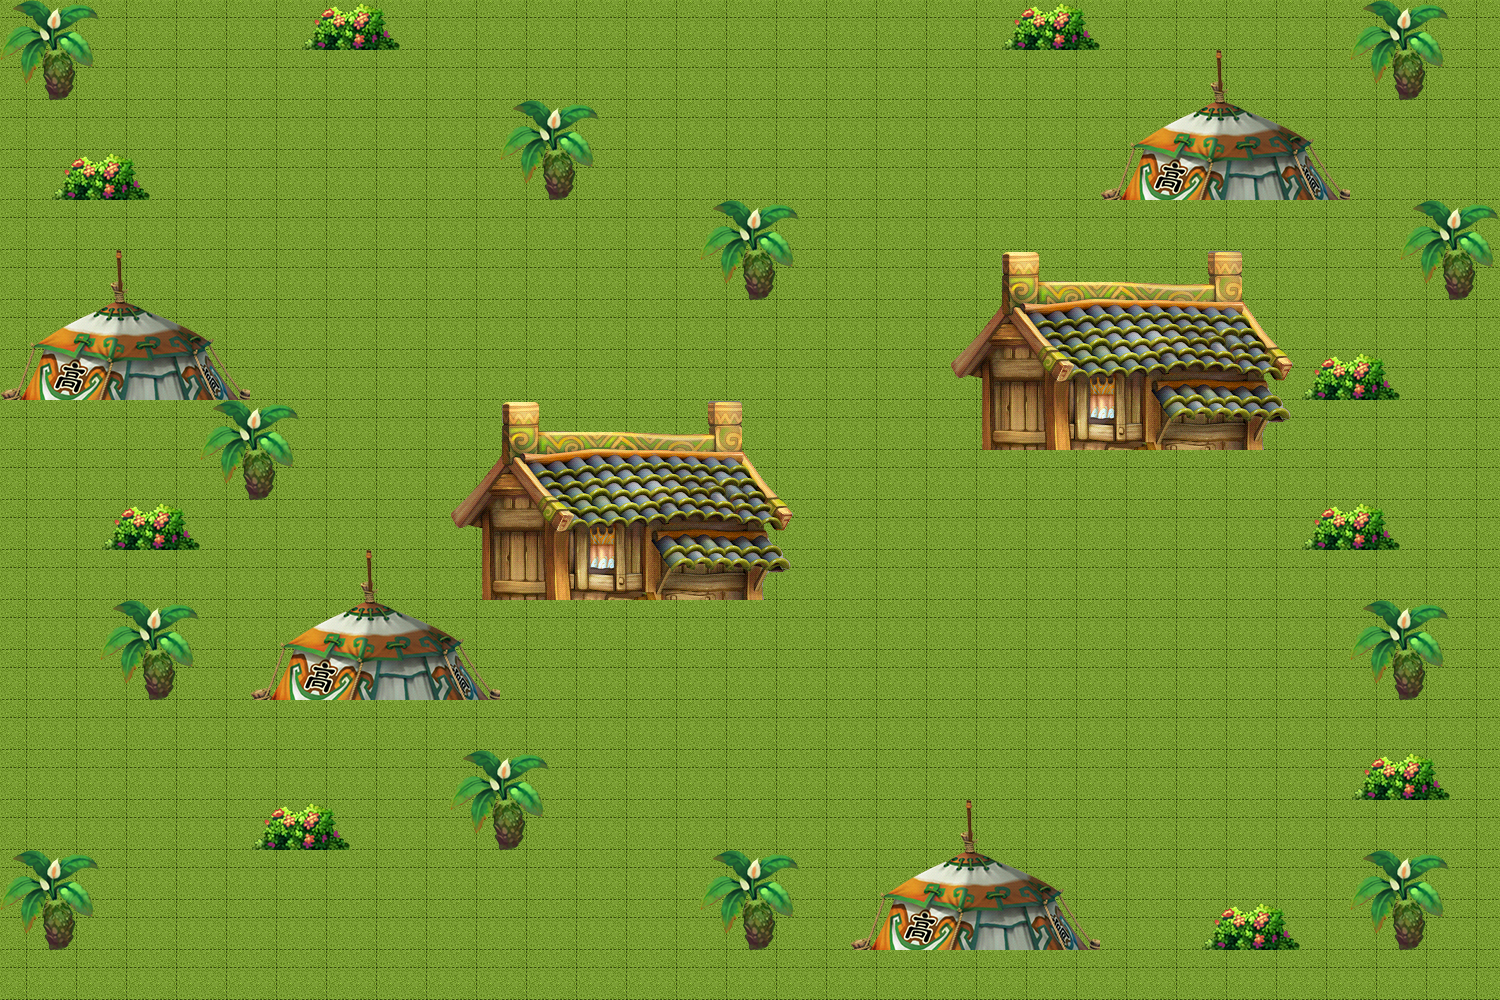

Rendered tile map (Tiled .tmx) drawn with the repository's tilesets; below, a short description and the full map source, tile grids included:
An orthogonal 30x20 tile map with 50x50 px tiles, 2 tile layers (块层 1, Tiled), 5 tilesets.

<map version="1.0" tiledversion="1.0.3" orientation="orthogonal" renderorder="left-down" width="30" height="20" tilewidth="50" tileheight="50" nextobjectid="1">
 <tileset firstgid="1" name="bg" tilewidth="50" tileheight="50" tilecount="54" columns="9">
  <image source="bg.png" width="482" height="328" />
 </tileset>
 <tileset firstgid="55" name="grass" tilewidth="50" tileheight="50" tilecount="4" columns="2">
  <image source="grass.png" width="100" height="102" />
 </tileset>
 <tileset firstgid="59" name="grass1" tilewidth="50" tileheight="50" tilecount="2" columns="2">
  <image source="grass1.png" width="100" height="65" />
 </tileset>
 <tileset firstgid="61" name="house1" tilewidth="50" tileheight="50" tilecount="15" columns="5">
  <image source="house1.png" width="256" height="185" />
 </tileset>
 <tileset firstgid="76" name="house5" tilewidth="50" tileheight="50" tilecount="28" columns="7">
  <image source="house5.png" width="352" height="226" />
 </tileset>
 <layer name="块层 1" width="30" height="20">
  <data encoding="csv">
32,32,32,32,32,32,32,32,32,32,32,32,32,32,32,32,32,32,32,32,32,32,32,32,32,32,32,32,32,32,
32,32,32,32,32,32,32,32,32,32,32,32,32,32,32,32,32,32,32,32,32,32,32,32,32,32,32,32,32,32,
32,32,32,32,32,32,32,32,32,32,32,32,32,32,32,32,32,32,32,32,32,32,32,32,32,32,32,32,32,32,
32,32,32,32,32,32,32,32,32,32,32,32,32,32,32,32,32,32,32,32,32,32,32,32,32,32,32,32,32,32,
32,32,32,32,32,32,32,32,32,32,32,32,32,32,32,32,32,32,32,32,32,32,32,32,32,32,32,32,32,32,
32,32,32,32,32,32,32,32,32,32,32,32,32,32,32,32,32,32,32,32,32,32,32,32,32,32,32,32,32,32,
32,32,32,32,32,32,32,32,32,32,32,32,32,32,32,32,32,32,32,32,32,32,32,32,32,32,32,32,32,32,
32,32,32,32,32,32,32,32,32,32,32,32,32,32,32,32,32,32,32,32,32,32,32,32,32,32,32,32,32,32,
32,32,32,32,32,32,32,32,32,32,32,32,32,32,32,32,32,32,32,32,32,32,32,32,32,32,32,32,32,32,
32,32,32,32,32,32,32,32,32,32,32,32,32,32,32,32,32,32,32,32,32,32,32,32,32,32,32,32,32,32,
32,32,32,32,32,32,32,32,32,32,32,32,32,32,32,32,32,32,32,32,32,32,32,32,32,32,32,32,32,32,
32,32,32,32,32,32,32,32,32,32,32,32,32,32,32,32,32,32,32,32,32,32,32,32,32,32,32,32,32,32,
32,32,32,32,32,32,32,32,32,32,32,32,32,32,32,32,32,32,32,32,32,32,32,32,32,32,32,32,32,32,
32,32,32,32,32,32,32,32,32,32,32,32,32,32,32,32,32,32,32,32,32,32,32,32,32,32,32,32,32,32,
32,32,32,32,32,32,32,32,32,32,32,32,32,32,32,32,32,32,32,32,32,32,32,32,32,32,32,32,32,32,
32,32,32,32,32,32,32,32,32,32,32,32,32,32,32,32,32,32,32,32,32,32,32,32,32,32,32,32,32,32,
32,32,32,32,32,32,32,32,32,32,32,32,32,32,32,32,32,32,32,32,32,32,32,32,32,32,32,32,32,32,
32,32,32,32,32,32,32,32,32,32,32,32,32,32,32,32,32,32,32,32,32,32,32,32,32,32,32,32,32,32,
32,32,32,32,32,32,32,32,32,32,32,32,32,32,32,32,32,32,32,32,32,32,32,32,32,32,32,32,32,32,
32,32,32,32,32,32,32,32,32,32,32,32,32,32,32,32,32,32,32,32,32,32,32,32,32,32,32,32,32,32
</data>
 </layer>
 <layer name="Tiled" width="30" height="20">
  <data encoding="csv">
55,56,0,0,0,0,59,60,0,0,0,0,0,0,0,0,0,0,0,0,59,60,0,0,0,0,0,55,56,0,
57,58,0,0,0,0,0,0,0,0,0,0,0,0,0,0,0,0,0,0,0,0,0,0,63,0,0,57,58,0,
0,0,0,0,0,0,0,0,0,0,55,56,0,0,0,0,0,0,0,0,0,0,66,67,68,69,70,0,0,0,
0,59,60,0,0,0,0,0,0,0,57,58,0,0,0,0,0,0,0,0,0,0,71,72,73,74,75,0,0,0,
0,0,0,0,0,0,0,0,0,0,0,0,0,0,55,56,0,0,0,0,0,0,0,0,0,0,0,0,55,56,
0,0,63,0,0,0,0,0,0,0,0,0,0,0,57,58,0,0,0,0,77,78,79,80,81,0,0,0,57,58,
66,67,68,69,70,0,0,0,0,0,0,0,0,0,0,0,0,0,0,83,84,85,86,87,88,89,0,0,0,0,
71,72,73,74,75,0,0,0,0,0,0,0,0,0,0,0,0,0,0,90,91,92,93,94,95,96,59,60,0,0,
0,0,0,0,55,56,0,0,0,0,77,78,79,80,81,0,0,0,0,97,98,99,100,101,102,103,0,0,0,0,
0,0,0,0,57,58,0,0,0,83,84,85,86,87,88,89,0,0,0,0,0,0,0,0,0,0,0,0,0,0,
0,0,59,60,0,0,0,0,0,90,91,92,93,94,95,96,0,0,0,0,0,0,0,0,0,0,59,60,0,0,
0,0,0,0,0,0,0,63,0,97,98,99,100,101,102,103,0,0,0,0,0,0,0,0,0,0,0,0,0,0,
0,0,55,56,0,66,67,68,69,70,0,0,0,0,0,0,0,0,0,0,0,0,0,0,0,0,0,55,56,0,
0,0,57,58,0,71,72,73,74,75,0,0,0,0,0,0,0,0,0,0,0,0,0,0,0,0,0,57,58,0,
0,0,0,0,0,0,0,0,0,0,0,0,0,0,0,0,0,0,0,0,0,0,0,0,0,0,0,0,0,0,
0,0,0,0,0,0,0,0,0,55,56,0,0,0,0,0,0,0,0,0,0,0,0,0,0,0,0,59,60,0,
0,0,0,0,0,59,60,0,0,57,58,0,0,0,0,0,0,0,0,63,0,0,0,0,0,0,0,0,0,0,
55,56,0,0,0,0,0,0,0,0,0,0,0,0,55,56,0,66,67,68,69,70,0,0,0,0,0,55,56,0,
57,58,0,0,0,0,0,0,0,0,0,0,0,0,57,58,0,71,72,73,74,75,0,0,59,60,0,57,58,0,
0,0,0,0,0,0,0,0,0,0,0,0,0,0,0,0,0,0,0,0,0,0,0,0,0,0,0,0,0,0
</data>
 </layer>
</map>